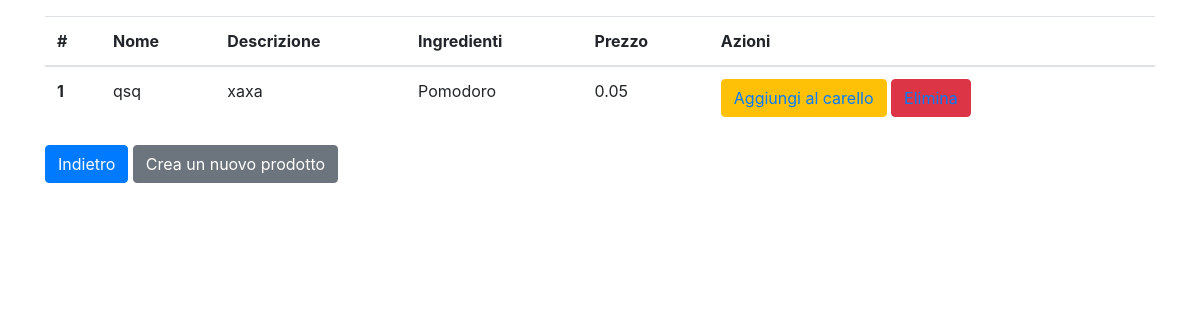
Screenshot of /products/ with the database file from the repository.
### products/models.py (models this page shows, shortened)
class Food(models.Model):
    image = models.ImageField()
    name = models.CharField(max_length=80)
    description = models.TextField()
    ingredients = models.ManyToManyField(Ingredient)
    MinValueValidator.message = "Il prezzo del prodotto deve essere maggiore o uguale a 0!!"
    price = models.DecimalField(max_digits=10, decimal_places=2, validators=[MinValueValidator(Decimal('0.01'))])

class Ingredient(models.Model):
    name = models.CharField(max_length=50)
    price = models.DecimalField(max_digits=10, decimal_places=2)  # se voglio aggiungere componenti alla pizza
    def __str__(self):
        return self.name

### products/views.py (the view)
# urls.py: path('', ProductListView.as_view(), name='product-list'),
class ProductListView(ListView):
    model = Food
    template_name = 'products/food/product_list.html'

### products/templates/products/food/product_list.html (shortened to what this page needs)
{% extends 'base.html' %}
{% block content %}
    {% if  object_list.count == 0 %}
        <div>
            <h1>Nessun Prodotto inserito</h1>
        </div>
    {% else %}
        <table class="table">
            <thead>
            <tr>
                <th scope="col">#</th>
                <th scope="col">Nome</th>
                <th scope="col">Descrizione</th>
                <th scope="col">Ingredienti</th>
                <th scope="col">Prezzo</th>
                <th scope="col">Azioni</th>
            </tr>
            </thead>
            <tbody>
            {% for item in object_list %}
                <tr id="riga">
                    <th scope="row">{{ forloop.counter }}</th>
                    <td>{{ item.name }}</td>
                    <td>{{ item.description }}</td>
                    <td>
                        {% if item.ingredients.count == 1 %}
                            {{ item.ingredients.get }}
                        {% else %}
                            {% for obj in item.ingredients.all %}
                                {{ obj.name }} <br>
                            {% endfor %}
                        {% endif %}
                    </td>
                    <td>{{ item.price }}</td>
                    <td>
                        <button type="button" class="btn btn-warning"><a href={% url 'home' %}>Aggiungi al carello</a></button>
                        <button type="button" class="btn btn-danger" id="delete-button"><a href={% url 'products:product-delete' item.id%}>Elimina</a></button>
                    </td>
                </tr>
            {% endfor %}
            </tbody>
        </table>
    {% endif %}
        <button type="button" class="btn btn-primary" onclick="location.href='../'">Indietro</button>
        <button type="button" class="btn btn-secondary" onclick="location.href='create/'">Crea un nuovo prodotto</button>
{% endblock %}

### rows the page displays
Food: name "qsq", description "xaxa", ingredients.get "Pomodoro", price "0.05"
